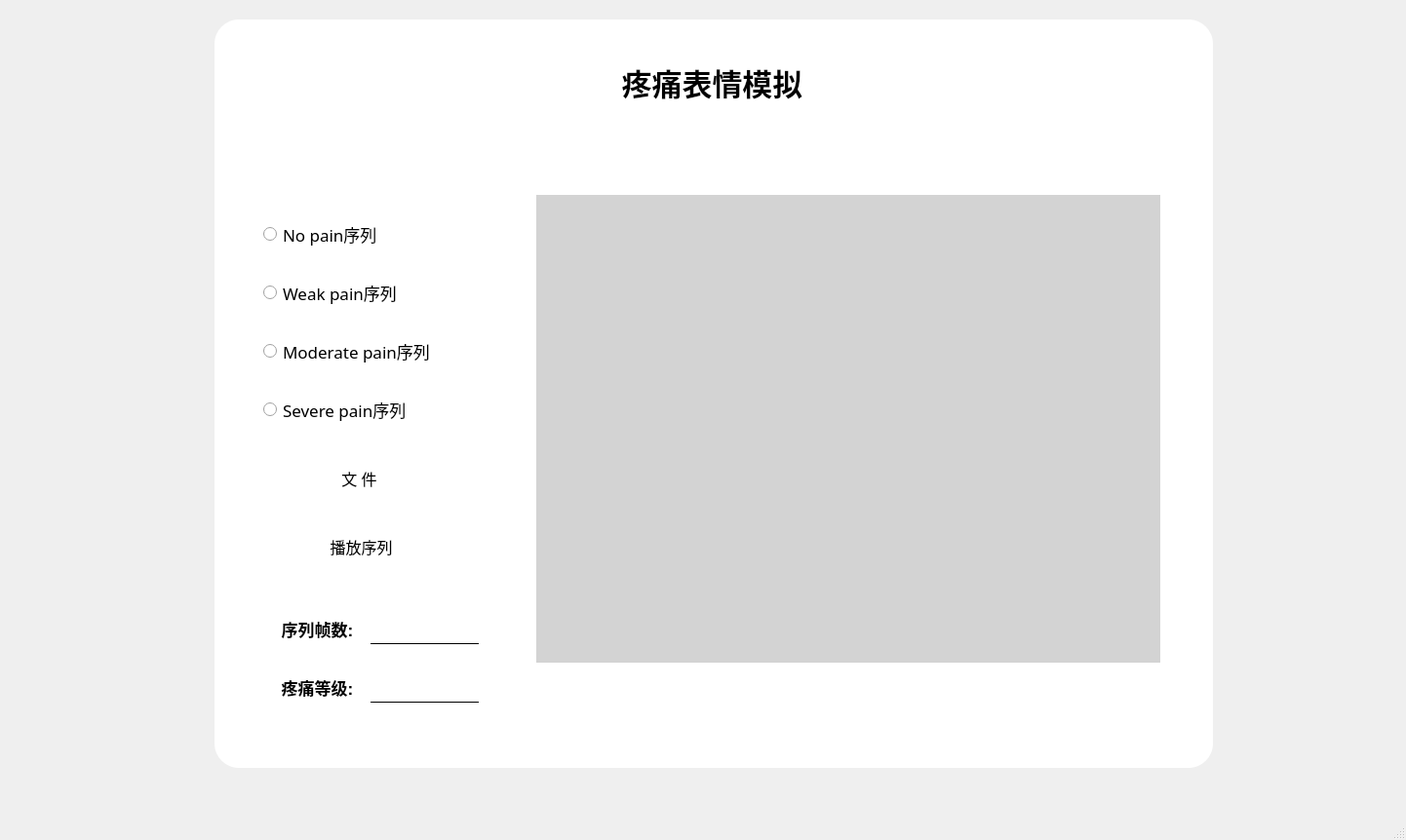
<?xml version="1.0" encoding="UTF-8"?>
<ui version="4.0">
 <class>MainWindow</class>
 <widget class="QMainWindow" name="MainWindow">
  <property name="geometry">
   <rect>
    <x>0</x>
    <y>0</y>
    <width>1442</width>
    <height>862</height>
   </rect>
  </property>
  <property name="windowTitle">
   <string>MainWindow</string>
  </property>
  <widget class="QWidget" name="centralwidget">
   <widget class="QLabel" name="label">
    <property name="geometry">
     <rect>
      <x>220</x>
      <y>20</y>
      <width>1024</width>
      <height>768</height>
     </rect>
    </property>
    <property name="styleSheet">
     <string notr="true">background-color: rgb(255, 255, 255);
border-radius: 25px;</string>
    </property>
    <property name="text">
     <string/>
    </property>
   </widget>
   <widget class="QLabel" name="label_2">
    <property name="geometry">
     <rect>
      <x>570</x>
      <y>60</y>
      <width>321</width>
      <height>50</height>
     </rect>
    </property>
    <property name="font">
     <font>
      <family>黑体</family>
      <pointsize>23</pointsize>
      <weight>75</weight>
      <bold>true</bold>
     </font>
    </property>
    <property name="styleSheet">
     <string notr="true"/>
    </property>
    <property name="text">
     <string>疼痛表情模拟</string>
    </property>
    <property name="alignment">
     <set>Qt::AlignCenter</set>
    </property>
   </widget>
   <widget class="QLabel" name="label_disp">
    <property name="geometry">
     <rect>
      <x>550</x>
      <y>200</y>
      <width>640</width>
      <height>480</height>
     </rect>
    </property>
    <property name="styleSheet">
     <string notr="true">background-color: rgb(211, 211, 211);</string>
    </property>
    <property name="text">
     <string/>
    </property>
    <property name="alignment">
     <set>Qt::AlignCenter</set>
    </property>
   </widget>
   <widget class="QRadioButton" name="selectButtonNo">
    <property name="geometry">
     <rect>
      <x>270</x>
      <y>220</y>
      <width>221</width>
      <height>41</height>
     </rect>
    </property>
    <property name="font">
     <font>
      <family>黑体</family>
      <pointsize>13</pointsize>
     </font>
    </property>
    <property name="text">
     <string>No pain序列</string>
    </property>
   </widget>
   <widget class="QRadioButton" name="selectButtonWeak">
    <property name="geometry">
     <rect>
      <x>270</x>
      <y>280</y>
      <width>221</width>
      <height>41</height>
     </rect>
    </property>
    <property name="font">
     <font>
      <family>黑体</family>
      <pointsize>13</pointsize>
     </font>
    </property>
    <property name="text">
     <string>Weak pain序列</string>
    </property>
   </widget>
   <widget class="QRadioButton" name="selectButtonModerate">
    <property name="geometry">
     <rect>
      <x>270</x>
      <y>340</y>
      <width>221</width>
      <height>41</height>
     </rect>
    </property>
    <property name="font">
     <font>
      <family>黑体</family>
      <pointsize>13</pointsize>
     </font>
    </property>
    <property name="text">
     <string>Moderate pain序列</string>
    </property>
   </widget>
   <widget class="QRadioButton" name="selectButtonSevere">
    <property name="geometry">
     <rect>
      <x>270</x>
      <y>400</y>
      <width>221</width>
      <height>41</height>
     </rect>
    </property>
    <property name="font">
     <font>
      <family>黑体</family>
      <pointsize>13</pointsize>
     </font>
    </property>
    <property name="text">
     <string>Severe pain序列</string>
    </property>
   </widget>
   <widget class="QPushButton" name="selectdata">
    <property name="geometry">
     <rect>
      <x>310</x>
      <y>470</y>
      <width>121</width>
      <height>41</height>
     </rect>
    </property>
    <property name="font">
     <font>
      <family>黑体</family>
      <pointsize>12</pointsize>
     </font>
    </property>
    <property name="styleSheet">
     <string notr="true">QPushButton {
	border:none;
}

QPushButton:hover {
background-color: rgb(222, 222, 222);
}

QPushButton:pressed{
	padding-top:7px;
	padding-left:5px;
}</string>
    </property>
    <property name="text">
     <string> 文 件  </string>
    </property>
    <property name="icon">
     <iconset>
      <normaloff>:/ico/素材库/others.ico</normaloff>:/ico/素材库/others.ico</iconset>
    </property>
   </widget>
   <widget class="QPushButton" name="displaydata">
    <property name="geometry">
     <rect>
      <x>310</x>
      <y>540</y>
      <width>121</width>
      <height>41</height>
     </rect>
    </property>
    <property name="font">
     <font>
      <family>黑体</family>
      <pointsize>12</pointsize>
     </font>
    </property>
    <property name="styleSheet">
     <string notr="true">QPushButton {
	border:none;
}

QPushButton:hover {
background-color: rgb(222, 222, 222);
}

QPushButton:pressed{
	padding-top:7px;
	padding-left:5px;
}</string>
    </property>
    <property name="text">
     <string>播放序列</string>
    </property>
    <property name="icon">
     <iconset>
      <normaloff>:/ico/素材库/play.ico</normaloff>:/ico/素材库/play.ico</iconset>
    </property>
   </widget>
   <widget class="QPushButton" name="pushButton">
    <property name="geometry">
     <rect>
      <x>1200</x>
      <y>30</y>
      <width>30</width>
      <height>30</height>
     </rect>
    </property>
    <property name="styleSheet">
     <string notr="true">QPushButton {
	border:none;
}

QPushButton:hover {
background-color: rgb(222, 222, 222);
}

QPushButton:pressed{
	padding-top:7px;
	padding-left:5px;
}</string>
    </property>
    <property name="text">
     <string/>
    </property>
    <property name="icon">
     <iconset>
      <normaloff>:/ico/素材库/exit.ico</normaloff>:/ico/素材库/exit.ico</iconset>
    </property>
    <property name="iconSize">
     <size>
      <width>30</width>
      <height>30</height>
     </size>
    </property>
   </widget>
   <widget class="QLineEdit" name="pain_level">
    <property name="geometry">
     <rect>
      <x>380</x>
      <y>690</y>
      <width>111</width>
      <height>31</height>
     </rect>
    </property>
    <property name="font">
     <font>
      <pointsize>13</pointsize>
     </font>
    </property>
    <property name="styleSheet">
     <string notr="true">border: none;
background-color: rgb(255, 255, 255,0);
border-bottom: 1px solid rgb(0, 0, 0);
color: rgb(0, 0, 0);</string>
    </property>
    <property name="text">
     <string/>
    </property>
    <property name="alignment">
     <set>Qt::AlignCenter</set>
    </property>
    <property name="placeholderText">
     <string/>
    </property>
   </widget>
   <widget class="QLabel" name="label_16">
    <property name="geometry">
     <rect>
      <x>270</x>
      <y>690</y>
      <width>111</width>
      <height>31</height>
     </rect>
    </property>
    <property name="font">
     <font>
      <pointsize>13</pointsize>
      <weight>75</weight>
      <bold>true</bold>
     </font>
    </property>
    <property name="text">
     <string>疼痛等级:</string>
    </property>
    <property name="alignment">
     <set>Qt::AlignCenter</set>
    </property>
   </widget>
   <widget class="QLineEdit" name="video_number">
    <property name="geometry">
     <rect>
      <x>380</x>
      <y>630</y>
      <width>111</width>
      <height>31</height>
     </rect>
    </property>
    <property name="font">
     <font>
      <pointsize>13</pointsize>
     </font>
    </property>
    <property name="styleSheet">
     <string notr="true">border: none;
background-color: rgb(255, 255, 255,0);
border-bottom: 1px solid rgb(0, 0, 0);
color: rgb(0, 0, 0);</string>
    </property>
    <property name="text">
     <string/>
    </property>
    <property name="alignment">
     <set>Qt::AlignCenter</set>
    </property>
    <property name="placeholderText">
     <string/>
    </property>
   </widget>
   <widget class="QLabel" name="label_17">
    <property name="geometry">
     <rect>
      <x>270</x>
      <y>630</y>
      <width>111</width>
      <height>31</height>
     </rect>
    </property>
    <property name="font">
     <font>
      <pointsize>13</pointsize>
      <weight>75</weight>
      <bold>true</bold>
     </font>
    </property>
    <property name="text">
     <string>序列帧数:</string>
    </property>
    <property name="alignment">
     <set>Qt::AlignCenter</set>
    </property>
   </widget>
  </widget>
  <widget class="QMenuBar" name="menubar">
   <property name="geometry">
    <rect>
     <x>0</x>
     <y>0</y>
     <width>1442</width>
     <height>26</height>
    </rect>
   </property>
  </widget>
  <widget class="QStatusBar" name="statusbar"/>
 </widget>
 <resources>
  <include location="resource_display.qrc"/>
 </resources>
 <connections>
  <connection>
   <sender>pushButton</sender>
   <signal>clicked()</signal>
   <receiver>MainWindow</receiver>
   <slot>close()</slot>
   <hints>
    <hint type="sourcelabel">
     <x>1222</x>
     <y>66</y>
    </hint>
    <hint type="destinationlabel">
     <x>1284</x>
     <y>49</y>
    </hint>
   </hints>
  </connection>
 </connections>
</ui>
